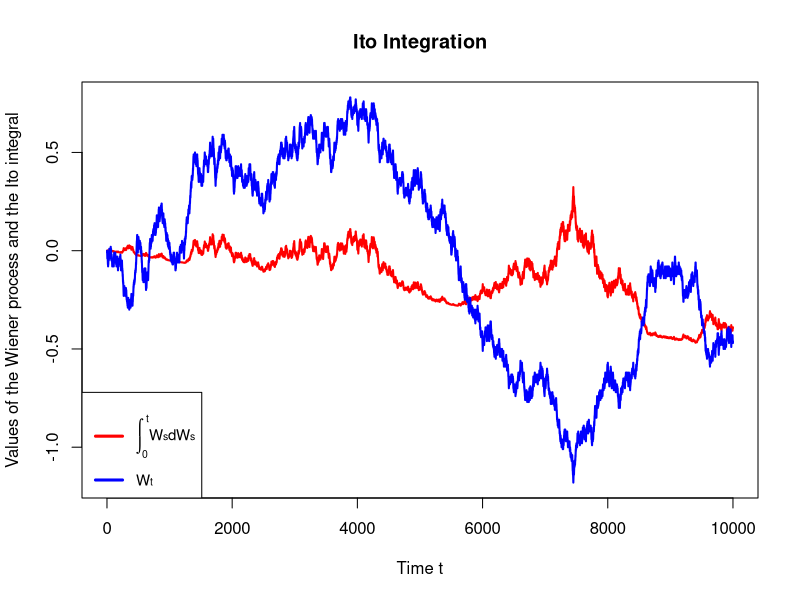

The R source for this figure:
# ------------------------------------------------------------------------------
# Book: SFE - Statistics of Financial Markets
# ------------------------------------------------------------------------------
# Quantlet: SFEItoIntegral
# ------------------------------------------------------------------------------
# Description: Generates and plots the path of a Wiener process and the
# corresponding Ito Integral for a given specification of c and delta_t. 
# ------------------------------------------------------------------------------
# Usage: -
# ------------------------------------------------------------------------------
# Inputs: dt       - delta t (dt= 0.0001 by default)
#         c        - constant (c=1 by default)
#         set.seed - logical parameter (set.seed=TRUE by default, if 
#                    set.seed=FALSE the random numbers do change with 
#                    repeated execution of the function)
# ------------------------------------------------------------------------------
# Output: A plot of the simulated process and a plot of the corresponding 
# Ito Integral.
# ------------------------------------------------------------------------------
# Keywords: Black Scholes, Wiener process, Ito integration, stochastic 
# integration, times series, stochastic process
# ------------------------------------------------------------------------------ 
# See also: SFEWienerProcess, SFEItoProcess
# ------------------------------------------------------------------------------
# Author: Michael Lebacher, Johannes Stoiber, 2015/11/18
# ------------------------------------------------------------------------------


# clear variables and close windows

rm(list = ls(all = TRUE))
graphics.off()


# define the function that generates the Wiener process and the corresponding Ito integral

SFEItoIntegral = function(dt       = 0.0001,  # delta t, determines the length of the step size
                          c        = 1,       # constant c, c = 1 by default
                          set.seed = TRUE     # determines the random numbers generation
                          ) {
  
  if (dt <= 0) {
    stop("Delta t must be strictly larger than 0!")
  }
  
  if (set.seed == TRUE) {
    set.seed(690)
  }
  
  # calculation of the basic parameters
  n		= floor(1/dt)                              
  t		= seq(0, 1, by = dt)                                   
  
  # calculation of the Wiener process
  w     = matrix(runif(n), n, 1)                # defines a vector w which contains values randomly choosen greater or smaller than zero
  w     = 2 * (w > 0.5) - 1                     # rescales the vector w to -1 or 1
  dx    = c * sqrt(dt)                          # defines the scaling factor dx
  w     = w * dx                                   
  w     = apply(w, MARGIN = 2, FUN = cumsum)
  
  # calculation of the Ito Integral 
  int  		= (w^2-t[-1])/2
  output	= cbind(int, w)
  
  # plotting
  require(graphics)
  cols  = c("red","blue")
  leg   = expression(paste(integral(,0,t),"W",scriptstyle(s),"dW",scriptstyle(s),sep=""),paste("W",scriptstyle(t),sep=""))
  
  matplot(output, lwd = 2, type = "l", lty = 1, ylim = c(min(output), max(output)), col = cols, main = "Ito Integration", xlab = "Time t", ylab = "Values of the Wiener process and the Ito integral")
  legend("bottomleft", legend=leg, col = cols,lty=1, ncol=1,cex=0.9,bty="o",lwd=3)
}

SFEItoIntegral() 

